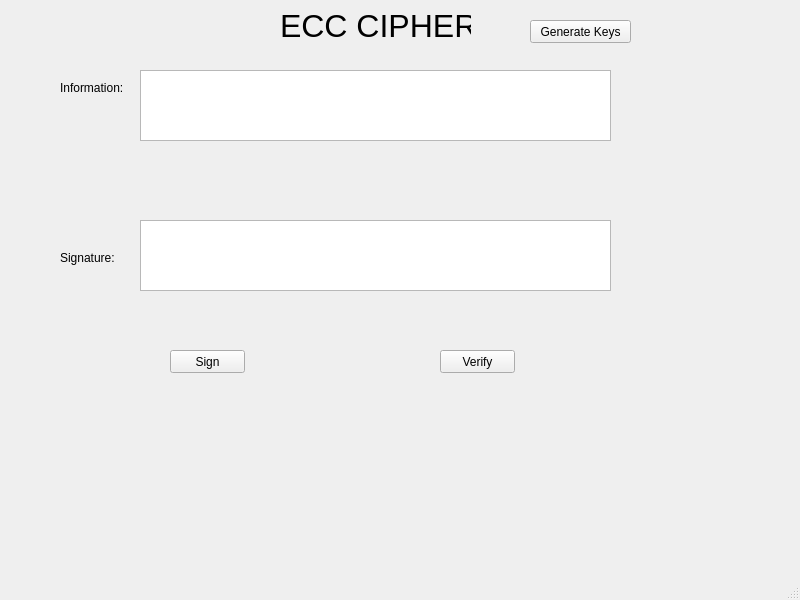
<?xml version="1.0" encoding="UTF-8"?>
<ui version="4.0">
 <class>MainWindow</class>
 <widget class="QMainWindow" name="MainWindow">
  <property name="geometry">
   <rect>
    <x>0</x>
    <y>0</y>
    <width>800</width>
    <height>600</height>
   </rect>
  </property>
  <property name="windowTitle">
   <string>MainWindow</string>
  </property>
  <widget class="QWidget" name="centralwidget">
   <widget class="QLabel" name="label">
    <property name="geometry">
     <rect>
      <x>280</x>
      <y>10</y>
      <width>191</width>
      <height>31</height>
     </rect>
    </property>
    <property name="font">
     <font>
      <pointsize>24</pointsize>
     </font>
    </property>
    <property name="text">
     <string>ECC CIPHER</string>
    </property>
   </widget>
   <widget class="QLabel" name="label_2">
    <property name="geometry">
     <rect>
      <x>60</x>
      <y>80</y>
      <width>71</width>
      <height>16</height>
     </rect>
    </property>
    <property name="text">
     <string>Information:</string>
    </property>
   </widget>
   <widget class="QLabel" name="label_3">
    <property name="geometry">
     <rect>
      <x>60</x>
      <y>250</y>
      <width>61</width>
      <height>16</height>
     </rect>
    </property>
    <property name="text">
     <string>Signature:</string>
    </property>
   </widget>
   <widget class="QPushButton" name="btn_gen_keys">
    <property name="geometry">
     <rect>
      <x>530</x>
      <y>20</y>
      <width>101</width>
      <height>23</height>
     </rect>
    </property>
    <property name="text">
     <string>Generate Keys</string>
    </property>
   </widget>
   <widget class="QPushButton" name="btn_sign">
    <property name="geometry">
     <rect>
      <x>170</x>
      <y>350</y>
      <width>75</width>
      <height>23</height>
     </rect>
    </property>
    <property name="text">
     <string>Sign</string>
    </property>
   </widget>
   <widget class="QPushButton" name="btn_verify">
    <property name="geometry">
     <rect>
      <x>440</x>
      <y>350</y>
      <width>75</width>
      <height>23</height>
     </rect>
    </property>
    <property name="text">
     <string>Verify</string>
    </property>
   </widget>
   <widget class="QTextEdit" name="txt_info">
    <property name="geometry">
     <rect>
      <x>140</x>
      <y>70</y>
      <width>471</width>
      <height>71</height>
     </rect>
    </property>
   </widget>
   <widget class="QTextEdit" name="txt_sign">
    <property name="geometry">
     <rect>
      <x>140</x>
      <y>220</y>
      <width>471</width>
      <height>71</height>
     </rect>
    </property>
   </widget>
  </widget>
  <widget class="QMenuBar" name="menubar">
   <property name="geometry">
    <rect>
     <x>0</x>
     <y>0</y>
     <width>800</width>
     <height>21</height>
    </rect>
   </property>
  </widget>
  <widget class="QStatusBar" name="statusbar"/>
 </widget>
 <resources/>
 <connections/>
</ui>
